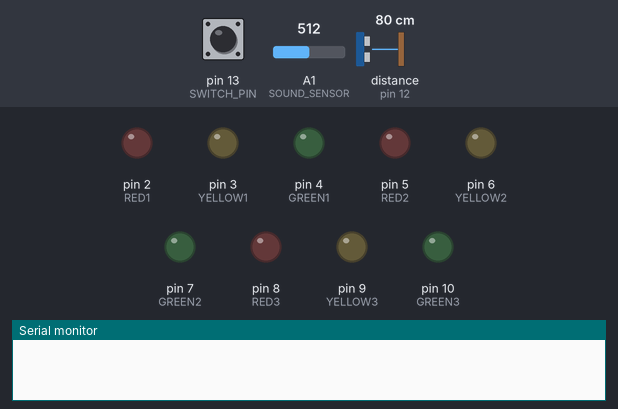
A sketch run on a simulated Arduino Uno, built with avr-gcc and run on an emulated ATmega328P. Parts: output pins drawn as LEDs (lit = HIGH), the last lines printed to the serial monitor. The test bench sets the inputs (shaded band); at power-on: pin 13 (SWITCH_PIN) LOW, A1 (SOUND_SENSOR) = 512, distance to the obstacle (sensor on pin 12) 80 cm. The echo pulse lasts 58.3 µs per cm; pins used as bus, display or sensor lines are not drawn.

Above: at 1.2 s.
1.3 s: pin 13 (SWITCH_PIN) pulled HIGH for 3.2 s
At 2.5 s:
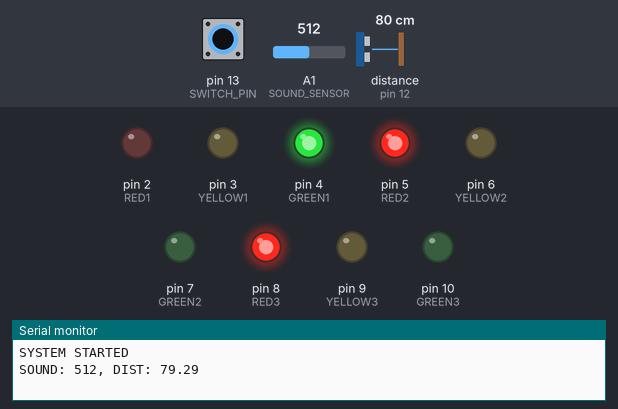
6.0 s: pin 13 (SWITCH_PIN) driven HIGH
At 7.3 s:
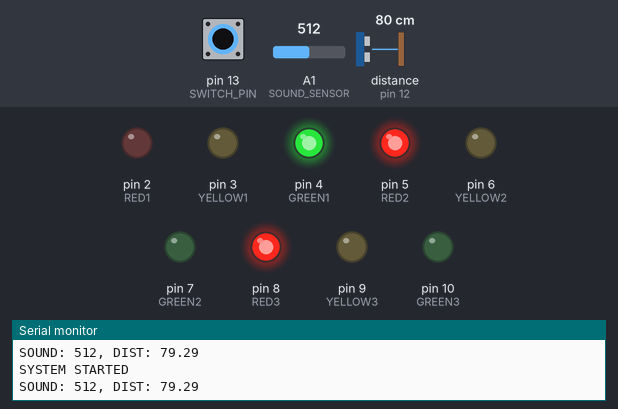
9.0 s: pin 13 (SWITCH_PIN) driven LOW
At 9.7 s:
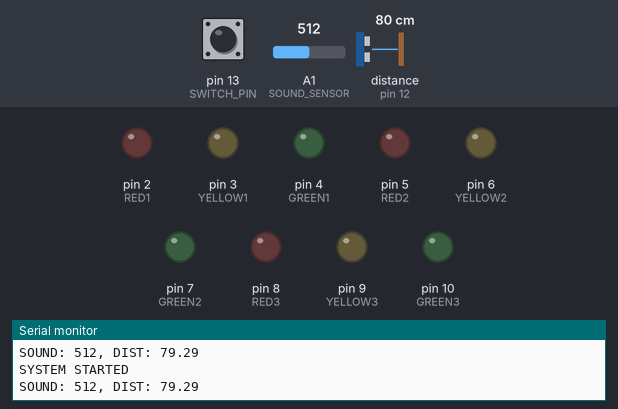
Timing chart, 0 to 12.0 s (numbered marks = the images above; inputs shaded):
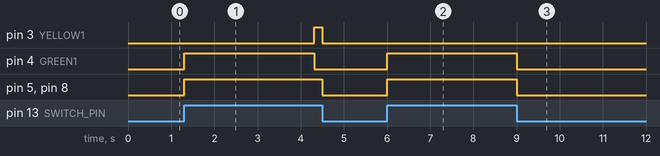

Measured:
- after the input at 1.3 s, pin 3 (YELLOW1): LOW → HIGH after 3.0 s, → LOW 0.19 s later; pin 4 (GREEN1): LOW → HIGH at once, → LOW 3.0 s later; pin 5 (RED2), pin 8 (RED3): LOW → HIGH at once, → LOW 3.2 s later
- after the input at 6.0 s, pin 4 (GREEN1), pin 5 (RED2), pin 8 (RED3): LOW → HIGH at once
- after the input at 9.0 s, pin 2 (RED1): stays LOW (without the input it goes to HIGH after 1.0 s); pin 3 (YELLOW1): stays LOW (without the input it goes to HIGH after 0.01 s)

The sketch:

myarduinoproject.ino
```cpp
const int RED1 = 2;
const int YELLOW1 = 3;
const int GREEN1 = 4;

const int RED2 = 5;
const int YELLOW2 = 6;
const int GREEN2 = 7;

const int RED3 = 8;
const int YELLOW3 = 9;
const int GREEN3 = 10;

// Sensor and switch pins
const int SWITCH_PIN = 13;
const int SOUND_SENSOR = A1;
const int TRIG_PIN = 11;
const int ECHO_PIN = 12;

// Thresholds
const int emergencySoundThreshold = 25;
const float distanceThreshold = 20.0;

// Lane control
int currentLane = 1;
bool systemActive = false;

void setup() {
  Serial.begin(9600);

  int ledPins[] = {RED1, YELLOW1, GREEN1, RED2, YELLOW2, GREEN2, RED3, YELLOW3, GREEN3};
  for (int i = 0; i < 9; i++) {
    pinMode(ledPins[i], OUTPUT);
  }

  pinMode(TRIG_PIN, OUTPUT);
  pinMode(ECHO_PIN, INPUT);
  pinMode(SWITCH_PIN, INPUT);
}

void turnAllLedsOff() {
  int ledPins[] = {RED1, YELLOW1, GREEN1, RED2, YELLOW2, GREEN2, RED3, YELLOW3, GREEN3};
  for (int i = 0; i < 9; i++) {
    digitalWrite(ledPins[i], LOW);
  }
}

bool isSwitchOn() {
  return digitalRead(SWITCH_PIN) == HIGH;
}

void smartDelay(unsigned long ms) {
  unsigned long start = millis();
  while (millis() - start < ms) {
    if (!isSwitchOn()) {
      turnAllLedsOff();
      systemActive = false;
      return;
    }
    delay(10);
  }
}

void handleEmergency() {
  Serial.println("HOLDING GREEN FOR EMERGENCY VEHICLE");
  turnAllLedsOff();

  if (currentLane != 1) digitalWrite(RED1, HIGH);
  if (currentLane != 2) digitalWrite(RED2, HIGH);
  if (currentLane != 3) digitalWrite(RED3, HIGH);

  if (currentLane == 1) digitalWrite(GREEN1, HIGH);
  else if (currentLane == 2) digitalWrite(GREEN2, HIGH);
  else if (currentLane == 3) digitalWrite(GREEN3, HIGH);

  smartDelay(6000);
  turnAllLedsOff();
  smartDelay(1000);
}

float getDistance() {
  digitalWrite(TRIG_PIN, LOW);
  delayMicroseconds(2);
  digitalWrite(TRIG_PIN, HIGH);
  delayMicroseconds(10);
  digitalWrite(TRIG_PIN, LOW);
  long duration = pulseIn(ECHO_PIN, HIGH, 30000);
  return (duration == 0) ? -1 : duration * 0.034 / 2.0;
}

void normalTrafficCycle() {
  currentLane = 1;
  digitalWrite(RED2, HIGH);
  digitalWrite(RED3, HIGH);
  digitalWrite(GREEN1, HIGH);
  smartDelay(3000);
  digitalWrite(GREEN1, LOW);
  digitalWrite(YELLOW1, HIGH);
  smartDelay(1000);
  digitalWrite(YELLOW1, LOW);
  digitalWrite(RED1, HIGH);
  smartDelay(500);
  if (!systemActive) return;

  currentLane = 2;
  digitalWrite(RED2, LOW);
  digitalWrite(GREEN2, HIGH);
  smartDelay(3000);
  digitalWrite(GREEN2, LOW);
  digitalWrite(YELLOW2, HIGH);
  smartDelay(1000);
  digitalWrite(YELLOW2, LOW);
  digitalWrite(RED2, HIGH);
  smartDelay(500);
  if (!systemActive) return;

  currentLane = 3;
  digitalWrite(RED3, LOW);
  digitalWrite(GREEN3, HIGH);
  smartDelay(3000);
  digitalWrite(GREEN3, LOW);
  digitalWrite(YELLOW3, HIGH);
  smartDelay(1000);
  digitalWrite(YELLOW3, LOW);
  digitalWrite(RED3, HIGH);
  smartDelay(500);
}

void loop() {
  if (isSwitchOn()) {
    if (!systemActive) {
      Serial.println("SYSTEM STARTED");
      systemActive = true;
      currentLane = 1;
    }

    int soundValue = analogRead(SOUND_SENSOR);
    float distance = getDistance();

    Serial.print("SOUND: ");
    Serial.print(soundValue);
    Serial.print(", DIST: ");
    Serial.println(distance);

    if (soundValue > emergencySoundThreshold && distance > 0 && distance < distanceThreshold) {
      handleEmergency();
    } else {
      normalTrafficCycle();
    }
  } else {
    if (systemActive) {
      Serial.println("SYSTEM TURNED OFF");
      turnAllLedsOff();
      systemActive = false;
    }
    delay(100);
  }
}
```
